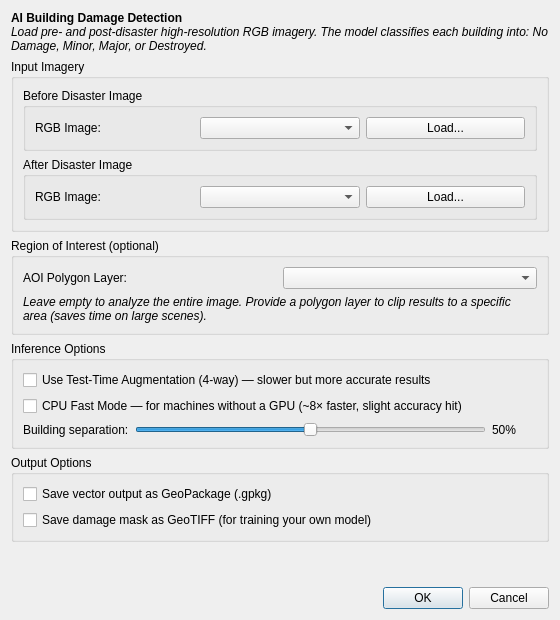
<?xml version="1.0" encoding="UTF-8"?>
<ui version="4.0">
 <class>ChangeDetectorDialogBase</class>
 <widget class="QDialog" name="ChangeDetectorDialogBase">
  <property name="geometry">
   <rect>
    <x>0</x>
    <y>0</y>
    <width>560</width>
    <height>620</height>
   </rect>
  </property>
  <property name="windowTitle">
   <string>Building Damage Assessment</string>
  </property>
  <layout class="QVBoxLayout" name="verticalLayout">
   <item>
    <widget class="QLabel" name="header_label">
     <property name="text">
      <string>&lt;html&gt;&lt;head/&gt;&lt;body&gt;&lt;p&gt;&lt;span style=" font-weight:600;"&gt;AI Building Damage Detection&lt;/span&gt;&lt;br/&gt;&lt;span style=" font-style:italic;"&gt;Load pre- and post-disaster high-resolution RGB imagery. The model classifies each building into: No Damage, Minor, Major, or Destroyed.&lt;/span&gt;&lt;/p&gt;&lt;/body&gt;&lt;/html&gt;</string>
     </property>
     <property name="wordWrap">
      <bool>true</bool>
     </property>
    </widget>
   </item>

   <item>
    <widget class="QGroupBox" name="building_damage_inputs">
     <property name="title">
      <string>Input Imagery</string>
     </property>
     <layout class="QVBoxLayout" name="verticalLayout_4">
      <item>
       <widget class="QGroupBox" name="groupBox_damage_before">
        <property name="title">
         <string>Before Disaster Image</string>
        </property>
        <layout class="QGridLayout" name="gridLayout_3">
         <item row="0" column="0">
          <widget class="QLabel" name="label_damage_before">
           <property name="text">
            <string>RGB Image:</string>
           </property>
          </widget>
         </item>
         <item row="0" column="1">
          <widget class="QgsMapLayerComboBox" name="damage_before_combo"/>
         </item>
         <item row="0" column="2">
          <widget class="QPushButton" name="damage_before_button">
           <property name="text">
            <string>Load...</string>
           </property>
          </widget>
         </item>
        </layout>
       </widget>
      </item>
      <item>
       <widget class="QGroupBox" name="groupBox_damage_after">
        <property name="title">
         <string>After Disaster Image</string>
        </property>
        <layout class="QGridLayout" name="gridLayout_4">
         <item row="0" column="0">
          <widget class="QLabel" name="label_damage_after">
           <property name="text">
            <string>RGB Image:</string>
           </property>
          </widget>
         </item>
         <item row="0" column="1">
          <widget class="QgsMapLayerComboBox" name="damage_after_combo"/>
         </item>
         <item row="0" column="2">
          <widget class="QPushButton" name="damage_after_button">
           <property name="text">
            <string>Load...</string>
           </property>
          </widget>
         </item>
        </layout>
       </widget>
      </item>
     </layout>
    </widget>
   </item>

   <item>
    <widget class="QGroupBox" name="aoi_group">
     <property name="title">
      <string>Region of Interest (optional)</string>
     </property>
     <layout class="QGridLayout" name="gridLayout_aoi">
      <item row="0" column="0">
       <widget class="QLabel" name="label_aoi">
        <property name="text">
         <string>AOI Polygon Layer:</string>
        </property>
       </widget>
      </item>
      <item row="0" column="1">
       <widget class="QgsMapLayerComboBox" name="aoi_combo"/>
      </item>
      <item row="1" column="0" colspan="2">
       <widget class="QLabel" name="label_aoi_hint">
        <property name="text">
         <string>&lt;i&gt;Leave empty to analyze the entire image. Provide a polygon layer to clip results to a specific area (saves time on large scenes).&lt;/i&gt;</string>
        </property>
        <property name="wordWrap">
         <bool>true</bool>
        </property>
       </widget>
      </item>
     </layout>
    </widget>
   </item>

   <item>
    <widget class="QGroupBox" name="inference_options">
     <property name="title">
      <string>Inference Options</string>
     </property>
     <layout class="QGridLayout" name="gridLayout_options">
      <item row="0" column="0" colspan="3">
       <widget class="QCheckBox" name="tta_checkbox">
        <property name="text">
         <string>Use Test-Time Augmentation (4-way) — slower but more accurate results</string>
        </property>
        <property name="toolTip">
         <string>When enabled, runs 4-way TTA per tile: identity + horizontal flip + vertical flip + 180-degree rotation, then averages the 4 softmax outputs. ~4x inference cost. Ablation on xBD validation showed 4-way captures essentially the full TTA gain; larger schemes (8-way D4, multi-scale) provided no additional benefit at higher cost.

Default OFF (single forward pass per tile) so first-time users get a fast result. Tick for a small accuracy bump on final production runs.</string>
        </property>
        <property name="checked">
         <bool>false</bool>
        </property>
       </widget>
      </item>
      <item row="1" column="0" colspan="3">
       <widget class="QCheckBox" name="cpu_fast_mode_checkbox">
        <property name="text">
         <string>CPU Fast Mode — for machines without a GPU (~8× faster, slight accuracy hit)</string>
        </property>
        <property name="toolTip">
         <string>When enabled AND the engine detects no GPU is available, the plugin runs a stripped-down inference path: TTA is disabled (4× fewer forward passes) and only the primary cls model is loaded even when ensemble members are present in the plugin folder (2× fewer forward passes). Combined ~8× speedup on CPU at a measured accuracy cost of ~0.005 mean F1.

When a GPU is available, this checkbox has no effect — the full TTA + ensemble pipeline runs because GPU latency makes the accuracy gain free.

Recommended ON for laptops without a GPU and field deployments where battery life matters. Recommended OFF for desktop installations with any CUDA / DirectML capable card.</string>
        </property>
        <property name="checked">
         <bool>false</bool>
        </property>
       </widget>
      </item>
      <item row="2" column="0">
       <widget class="QLabel" name="label_segmentation">
        <property name="text">
         <string>Building separation:</string>
        </property>
       </widget>
      </item>
      <item row="2" column="1">
       <widget class="QSlider" name="segmentation_slider">
        <property name="toolTip">
         <string>How aggressively touching buildings are split into separate footprints (higher = more separation). Move RIGHT if distinct buildings merge into one blob (under-segmentation); move LEFT if single buildings get split into pieces (over-segmentation). Affects output grouping only, not the damage classes.</string>
        </property>
        <property name="orientation">
         <enum>Qt::Horizontal</enum>
        </property>
        <property name="minimum">
         <number>0</number>
        </property>
        <property name="maximum">
         <number>100</number>
        </property>
        <property name="singleStep">
         <number>1</number>
        </property>
        <property name="pageStep">
         <number>10</number>
        </property>
        <property name="value">
         <number>50</number>
        </property>
       </widget>
      </item>
      <item row="2" column="2">
       <widget class="QLabel" name="seg_value_label">
        <property name="text">
         <string>50%</string>
        </property>
        <property name="minimumSize">
         <size>
          <width>45</width>
          <height>0</height>
         </size>
        </property>
       </widget>
      </item>
     </layout>
    </widget>
   </item>

   <item>
    <widget class="QGroupBox" name="output_options">
     <property name="title">
      <string>Output Options</string>
     </property>
     <layout class="QVBoxLayout" name="verticalLayout_outputs">
      <item>
       <widget class="QCheckBox" name="save_gpkg_checkbox">
        <property name="text">
         <string>Save vector output as GeoPackage (.gpkg)</string>
        </property>
        <property name="toolTip">
         <string>Write the damage-classified building polygons to a .gpkg file next to the post-disaster image. Useful for sharing results outside QGIS, archiving, or loading into other GIS tools.

Output: &lt;post_image_name&gt;_damage.gpkg
  Table: damage_buildings</string>
        </property>
        <property name="checked">
         <bool>false</bool>
        </property>
       </widget>
      </item>
      <item>
       <widget class="QCheckBox" name="save_mask_checkbox">
        <property name="text">
         <string>Save damage mask as GeoTIFF (for training your own model)</string>
        </property>
        <property name="toolTip">
         <string>Write the per-pixel damage class as a single-band GeoTIFF aligned with the input image. Pixel values: 0=background, 1=No Damage, 2=Minor, 3=Major, 4=Destroyed.

Pair the mask with your pre/post image triplet (matched by filename stem) to build a training set for fine-tuning a model on disaster types xBD doesn't cover (e.g. earthquakes). Same label format xBD uses, so any xBD-compatible training script reads these directly.

Output: &lt;post_image_name&gt;_mask.tif (palette-colored when viewed; raw 0..4 values when loaded for training)
A companion &lt;post_image_name&gt;_meta.json records which models, threshold, and post-processing produced the mask.</string>
        </property>
        <property name="checked">
         <bool>false</bool>
        </property>
       </widget>
      </item>
     </layout>
    </widget>
   </item>

   <item>
    <spacer name="verticalSpacer">
     <property name="orientation">
      <enum>Qt::Vertical</enum>
     </property>
     <property name="sizeHint" stdset="0">
      <size>
       <width>20</width>
       <height>40</height>
      </size>
     </property>
    </spacer>
   </item>

   <item>
    <widget class="QDialogButtonBox" name="button_box">
     <property name="orientation">
      <enum>Qt::Horizontal</enum>
     </property>
     <property name="standardButtons">
      <set>QDialogButtonBox::Cancel|QDialogButtonBox::Ok</set>
     </property>
    </widget>
   </item>
  </layout>
 </widget>
 <customwidgets>
  <customwidget>
   <class>QgsMapLayerComboBox</class>
   <extends>QComboBox</extends>
   <header>qgis.gui</header>
  </customwidget>
 </customwidgets>
 <resources/>
 <connections>
  <connection>
   <sender>button_box</sender>
   <signal>accepted()</signal>
   <receiver>ChangeDetectorDialogBase</receiver>
   <slot>accept()</slot>
  </connection>
  <connection>
   <sender>button_box</sender>
   <signal>rejected()</signal>
   <receiver>ChangeDetectorDialogBase</receiver>
   <slot>reject()</slot>
  </connection>
 </connections>
</ui>
